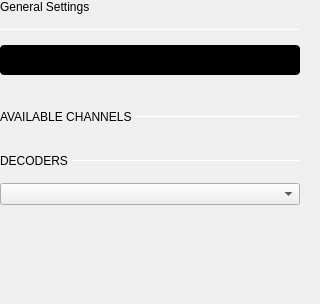
                   <widget class="QWidget" name="scrollAreaWidgetContents">
                    <property name="geometry">
                     <rect>
                      <x>0</x>
                      <y>0</y>
                      <width>320</width>
                      <height>304</height>
                     </rect>
                    </property>
                    <property name="sizePolicy">
                     <sizepolicy hsizetype="Preferred" vsizetype="Preferred">
                      <horstretch>0</horstretch>
                      <verstretch>0</verstretch>
                     </sizepolicy>
                    </property>
                    <layout class="QVBoxLayout" name="verticalLayout_6">
                     <property name="spacing">
                      <number>15</number>
                     </property>
                     <property name="leftMargin">
                      <number>0</number>
                     </property>
                     <property name="topMargin">
                      <number>0</number>
                     </property>
                     <property name="rightMargin">
                      <number>20</number>
                     </property>
                     <property name="bottomMargin">
                      <number>0</number>
                     </property>
                     <item>
                      <widget class="QLabel" name="label_3">
                       <property name="text">
                        <string>General Settings</string>
                       </property>
                       <property name="general_settings_label" stdset="0">
                        <bool>true</bool>
                       </property>
                      </widget>
                     </item>
                     <item>
                      <widget class="Line" name="line">
                       <property name="maximumSize">
                        <size>
                         <width>16777215</width>
                         <height>1</height>
                        </size>
                       </property>
                       <property name="frameShadow">
                        <enum>QFrame::Sunken</enum>
                       </property>
                       <property name="lineWidth">
                        <number>1</number>
                       </property>
                       <property name="orientation">
                        <enum>Qt::Horizontal</enum>
                       </property>
                       <property name="blue_line" stdset="0">
                        <bool>true</bool>
                       </property>
                      </widget>
                     </item>
                     <item>
                      <layout class="QVBoxLayout" name="sweepSettingLayout">
                       <property name="spacing">
                        <number>15</number>
                       </property>
                      </layout>
                     </item>
                     <item>
                      <widget class="scopy::CustomSwitch" name="btnStreamOneShot">
                       <property name="sizePolicy">
                        <sizepolicy hsizetype="Preferred" vsizetype="Fixed">
                         <horstretch>0</horstretch>
                         <verstretch>0</verstretch>
                        </sizepolicy>
                       </property>
                       <property name="minimumSize">
                        <size>
                         <width>300</width>
                         <height>30</height>
                        </size>
                       </property>
                       <property name="maximumSize">
                        <size>
                         <width>300</width>
                         <height>30</height>
                        </size>
                       </property>
                       <property name="layoutDirection">
                        <enum>Qt::LeftToRight</enum>
                       </property>
                       <property name="styleSheet">
                        <string notr="true">QPushButton {
min-height: 30px;
max-height: 30px;
min-width: 300px;
max-width: 300px;
background-color: black;
border-radius: 4px;
}

QPushButton:disabled {
background-color: qlineargradient(spread:pad, x1:0.5, y1:0, x2:0.501, y2:0, stop:0 #727273, stop:1 #141416);
}

QWidget#handle {
min-height: 30px;
max-height: 30px;
min-width: 150px;
max-width: 150px;
background-color: #4a64ff;
border-radius: 2px;
}

QWidget#handle:disabled {
background-color: #aaaaaa;
}

QLabel {
margin-top: 6px;
background-color: transparent;
line-height: 19px;
}

QLabel#on {
margin-top: 0px;
min-height:30px;
max-height:30px;
min-width:150px;
max-width:150px;
qproperty-alignment: AlignCenter AlignCenter;
margin-left: 0px;
color: white;
}

QLabel#on:disabled {
color: rgba(255,255,255,102);
}

QLabel#off {
margin-top: 0px;
min-height:30px;
max-height:30px;
min-width:150px;
max-width:150px;
margin-left: 150px;
color: white;
qproperty-alignment: AlignCenter AlignCenter;
}

QLabel#off:disabled {
color: rgba(255,255,255,51);
}
</string>
                       </property>
                       <property name="text">
                        <string/>
                       </property>
                       <property name="checkable">
                        <bool>true</bool>
                       </property>
                       <property name="checked">
                        <bool>true</bool>
                       </property>
                       <property name="leftText" stdset="0">
                        <string>OneShot</string>
                       </property>
                       <property name="rightText" stdset="0">
                        <string>Stream</string>
                       </property>
                       <property name="duration" stdset="0">
                        <number>100</number>
                       </property>
                      </widget>
                     </item>
                     <item>
                      <spacer name="horizontalSpacer">
                       <property name="orientation">
                        <enum>Qt::Horizontal</enum>
                       </property>
                       <property name="sizeType">
                        <enum>QSizePolicy::Fixed</enum>
                       </property>
                       <property name="sizeHint" stdset="0">
                        <size>
                         <width>200</width>
                         <height>20</height>
                        </size>
                       </property>
                      </spacer>
                     </item>
                     <item>
                      <layout class="QHBoxLayout" name="subTitleLayout">
                       <property name="spacing">
                        <number>0</number>
                       </property>
                       <property name="topMargin">
                        <number>0</number>
                       </property>
                       <item>
                        <widget class="QLabel" name="label_6">
                         <property name="text">
                          <string>AVAILABLE CHANNELS </string>
                         </property>
                         <property name="subsection_label" stdset="0">
                          <bool>true</bool>
                         </property>
                        </widget>
                       </item>
                       <item>
                        <widget class="Line" name="line_3">
                         <property name="sizePolicy">
                          <sizepolicy hsizetype="Expanding" vsizetype="Fixed">
                           <horstretch>0</horstretch>
                           <verstretch>0</verstretch>
                          </sizepolicy>
                         </property>
                         <property name="maximumSize">
                          <size>
                           <width>16777215</width>
                           <height>1</height>
                          </size>
                         </property>
                         <property name="orientation">
                          <enum>Qt::Horizontal</enum>
                         </property>
                         <property name="subsection_line" stdset="0">
                          <bool>true</bool>
                         </property>
                        </widget>
                       </item>
                      </layout>
                     </item>
                     <item>
                      <widget class="QWidget" name="widget_2" native="true">
                       <property name="styleSheet">
                        <string notr="true"/>
                       </property>
                       <layout class="QVBoxLayout" name="verticalLayout_7">
                        <property name="spacing">
                         <number>0</number>
                        </property>
                        <property name="leftMargin">
                         <number>0</number>
                        </property>
                        <property name="topMargin">
                         <number>0</number>
                        </property>
                        <property name="rightMargin">
                         <number>0</number>
                        </property>
                        <property name="bottomMargin">
                         <number>0</number>
                        </property>
                        <item>
                         <layout class="QGridLayout" name="channelEnumeratorLayout">
                          <property name="topMargin">
                           <number>0</number>
                          </property>
                          <property name="spacing">
                           <number>15</number>
                          </property>
                         </layout>
                        </item>
                       </layout>
                      </widget>
                     </item>
                     <item>
                      <layout class="QHBoxLayout" name="horizontalLayout_2">
                       <property name="spacing">
                        <number>0</number>
                       </property>
                       <property name="topMargin">
                        <number>0</number>
                       </property>
                       <item>
                        <widget class="QLabel" name="label_7">
                         <property name="sizePolicy">
                          <sizepolicy hsizetype="Preferred" vsizetype="Preferred">
                           <horstretch>0</horstretch>
                           <verstretch>0</verstretch>
                          </sizepolicy>
                         </property>
                         <property name="text">
                          <string>DECODERS </string>
                         </property>
                         <property name="subsection_label" stdset="0">
                          <bool>true</bool>
                         </property>
                        </widget>
                       </item>
                       <item>
                        <widget class="Line" name="line_4">
                         <property name="sizePolicy">
                          <sizepolicy hsizetype="Expanding" vsizetype="Fixed">
                           <horstretch>0</horstretch>
                           <verstretch>0</verstretch>
                          </sizepolicy>
                         </property>
                         <property name="maximumSize">
                          <size>
                           <width>16777215</width>
                           <height>1</height>
                          </size>
                         </property>
                         <property name="orientation">
                          <enum>Qt::Horizontal</enum>
                         </property>
                         <property name="subsection_line" stdset="0">
                          <bool>true</bool>
                         </property>
                        </widget>
                       </item>
                      </layout>
                     </item>
                     <item>
                      <widget class="QComboBox" name="addDecoderComboBox">
                       <property name="focusPolicy">
                        <enum>Qt::NoFocus</enum>
                       </property>
                      </widget>
                     </item>
                     <item>
                      <widget class="QWidget" name="widget_4" native="true">
                       <layout class="QVBoxLayout" name="verticalLayout_8">
                        <property name="spacing">
                         <number>0</number>
                        </property>
                        <property name="leftMargin">
                         <number>0</number>
                        </property>
                        <property name="topMargin">
                         <number>0</number>
                        </property>
                        <property name="rightMargin">
                         <number>0</number>
                        </property>
                        <property name="bottomMargin">
                         <number>0</number>
                        </property>
                        <item>
                         <layout class="QGridLayout" name="decoderEnumeratorLayout">
                          <property name="topMargin">
                           <number>0</number>
                          </property>
                          <property name="spacing">
                           <number>15</number>
                          </property>
                         </layout>
                        </item>
                       </layout>
                      </widget>
                     </item>
                     <item>
                      <layout class="QVBoxLayout" name="exportLayout"/>
                     </item>
                     <item>
                      <spacer name="verticalSpacer">
                       <property name="orientation">
                        <enum>Qt::Vertical</enum>
                       </property>
                       <property name="sizeHint" stdset="0">
                        <size>
                         <width>20</width>
                         <height>40</height>
                        </size>
                       </property>
                      </spacer>
                     </item>
                    </layout>
                   </widget>
